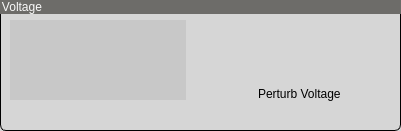
       <widget class="QGroupBox" name="groupBox_39">
        <property name="geometry">
         <rect>
          <x>10</x>
          <y>210</y>
          <width>401</width>
          <height>131</height>
         </rect>
        </property>
        <property name="styleSheet">
         <string notr="true">QGroupBox{
background: rgb(214, 214, 214);
border-style: solid;
border: 1px solid;
border-radius: 6px;
}
QGroupBox::title{
background: rgb(109, 108, 105);
color: rgb(250,250,250);
padding-right: 400px;
}</string>
        </property>
        <property name="title">
         <string>Voltage</string>
        </property>
        <property name="alignment">
         <set>Qt::AlignLeading|Qt::AlignLeft|Qt::AlignTop</set>
        </property>
        <property name="flat">
         <bool>false</bool>
        </property>
        <property name="checkable">
         <bool>false</bool>
        </property>
        <property name="checked">
         <bool>false</bool>
        </property>
        <widget class="PyDMLabel" name="PyDMLabel_14">
         <property name="geometry">
          <rect>
           <x>62</x>
           <y>85</y>
           <width>72</width>
           <height>14</height>
          </rect>
         </property>
         <property name="font">
          <font>
           <pointsize>8</pointsize>
          </font>
         </property>
         <property name="styleSheet">
          <string notr="true">background-color:none</string>
         </property>
         <property name="alignment">
          <set>Qt::AlignCenter</set>
         </property>
         <property name="alarmSensitiveContent" stdset="0">
          <bool>false</bool>
         </property>
         <property name="alarmSensitiveBorder" stdset="0">
          <bool>false</bool>
         </property>
         <property name="channel" stdset="0">
          <string>${PDEV}:VACT.EGU</string>
         </property>
         <property name="displayFormat" stdset="0">
          <enum>PyDMLabel::String</enum>
         </property>
        </widget>
        <widget class="PyDMSlider" name="PyDMSlider_1">
         <property name="geometry">
          <rect>
           <x>230</x>
           <y>40</y>
           <width>152</width>
           <height>42</height>
          </rect>
         </property>
         <property name="styleSheet">
          <string notr="true">QSlider::groove:horizontal {
    background: #9dd6d6d6;
    height: 5px;
}

QSlider::handle:horizontal {
    background: qlineargradient(spread:pad, x1:0, y1:0, x2:0, y2:1, stop:0 #ffffff, stop:1 #f8f5f3);
    border: 1px solid #aba8a5;
    border-radius: 2px;
    width: 12px;
    margin: -3px 0px;
}

QSlider::sub-page:horizontal {
    background: rgb(245,245,245);
    border: 1px solid #9d0f1115;
    border-radius: 2px;
}

QSlider::add-page:horizontal {
    background: rgb(245,245,245);
    border: 1px solid #9d0f1115;
    border-radius: 2px;
}

PyDMSlider QLabel{    font-size: 10px;
    background-color: #d6d6d6;
}

PyDMSlider{background-color:None}</string>
         </property>
         <property name="rules" stdset="0">
          <string>[]</string>
         </property>
         <property name="showUnits" stdset="0">
          <bool>false</bool>
         </property>
         <property name="channel" stdset="0">
          <string>${PDEV}:ISETPT</string>
         </property>
         <property name="step_size_channel" stdset="0">
          <string>${PDEV}:ISTEP</string>
         </property>
        </widget>
        <widget class="PyDMScaleIndicator" name="PyDMScaleIndicator_2">
         <property name="geometry">
          <rect>
           <x>10</x>
           <y>20</y>
           <width>176</width>
           <height>80</height>
          </rect>
         </property>
         <property name="toolTip">
          <string/>
         </property>
         <property name="styleSheet">
          <string notr="true">background-color: rgb(200, 200, 200);</string>
         </property>
         <property name="precision" stdset="0">
          <number>2</number>
         </property>
         <property name="precisionFromPV" stdset="0">
          <bool>false</bool>
         </property>
         <property name="channel" stdset="0">
          <string>${PDEV}:VACT</string>
         </property>
         <property name="indicatorColor" stdset="0">
          <color>
           <red>255</red>
           <green>255</green>
           <blue>255</blue>
          </color>
         </property>
        </widget>
        <widget class="QLabel" name="label">
         <property name="geometry">
          <rect>
           <x>258</x>
           <y>86</y>
           <width>101</width>
           <height>16</height>
          </rect>
         </property>
         <property name="text">
          <string>Perturb Voltage</string>
         </property>
        </widget>
        <zorder>PyDMSlider_1</zorder>
        <zorder>PyDMScaleIndicator_2</zorder>
        <zorder>PyDMLabel_14</zorder>
        <zorder>label</zorder>
       </widget>
